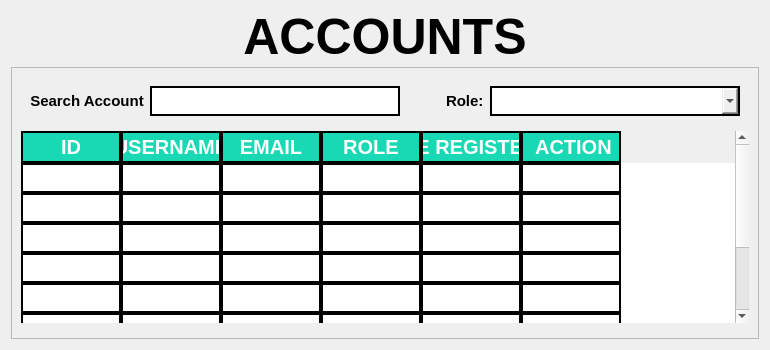
     <widget class="QWidget" name="page_4">
      <layout class="QVBoxLayout" name="verticalLayout_10">
       <item>
        <widget class="QLabel" name="label_23">
         <property name="minimumSize">
          <size>
           <width>0</width>
           <height>50</height>
          </size>
         </property>
         <property name="maximumSize">
          <size>
           <width>16777215</width>
           <height>50</height>
          </size>
         </property>
         <property name="styleSheet">
          <string notr="true">border-color: #E4E4E4;
font-family: Segoe UI;
font-weight: bold;
color: black;
font-size: 50px;
</string>
         </property>
         <property name="text">
          <string>ACCOUNTS</string>
         </property>
         <property name="alignment">
          <set>Qt::AlignCenter</set>
         </property>
        </widget>
       </item>
       <item>
        <widget class="QFrame" name="frame_26">
         <property name="maximumSize">
          <size>
           <width>16777215</width>
           <height>16777215</height>
          </size>
         </property>
         <property name="frameShape">
          <enum>QFrame::StyledPanel</enum>
         </property>
         <property name="frameShadow">
          <enum>QFrame::Raised</enum>
         </property>
         <layout class="QVBoxLayout" name="verticalLayout_9">
          <item>
           <widget class="QFrame" name="frame_29">
            <property name="styleSheet">
             <string notr="true">border-style: none;</string>
            </property>
            <property name="frameShape">
             <enum>QFrame::StyledPanel</enum>
            </property>
            <property name="frameShadow">
             <enum>QFrame::Raised</enum>
            </property>
            <layout class="QHBoxLayout" name="horizontalLayout_18">
             <item>
              <widget class="QPushButton" name="pushButton_20">
               <property name="enabled">
                <bool>false</bool>
               </property>
               <property name="maximumSize">
                <size>
                 <width>145</width>
                 <height>16777215</height>
                </size>
               </property>
               <property name="styleSheet">
                <string notr="true">border-color: white;
border-style: none;
font-family: Segoe UI;
font-weight: bold;
color: black;
font-size: 15px;
</string>
               </property>
               <property name="text">
                <string>Search Account</string>
               </property>
               <property name="icon">
                <iconset>
                 <normaloff>images/ICON_SEARCH.png</normaloff>images/ICON_SEARCH.png</iconset>
               </property>
               <property name="iconSize">
                <size>
                 <width>30</width>
                 <height>30</height>
                </size>
               </property>
              </widget>
             </item>
             <item>
              <widget class="QLineEdit" name="search_account_lineEdit">
               <property name="minimumSize">
                <size>
                 <width>250</width>
                 <height>30</height>
                </size>
               </property>
               <property name="maximumSize">
                <size>
                 <width>250</width>
                 <height>30</height>
                </size>
               </property>
               <property name="focusPolicy">
                <enum>Qt::StrongFocus</enum>
               </property>
               <property name="styleSheet">
                <string notr="true">QLineEdit{
border-style: solid;
border-width: 2px;
border-color: black;
font-family: Segoe UI;
font-weight: bold;
color: black;
font-size: 15px;

}

QLineEdit::hover{
background-color: #efefef;
}</string>
               </property>
              </widget>
             </item>
             <item>
              <spacer name="horizontalSpacer_12">
               <property name="orientation">
                <enum>Qt::Horizontal</enum>
               </property>
               <property name="sizeHint" stdset="0">
                <size>
                 <width>40</width>
                 <height>20</height>
                </size>
               </property>
              </spacer>
             </item>
             <item>
              <widget class="QLabel" name="label">
               <property name="styleSheet">
                <string notr="true">border-color: white;
border-style: none;
font-family: Segoe UI;
font-weight: bold;
color: black;
font-size: 15px;
</string>
               </property>
               <property name="text">
                <string>Role:</string>
               </property>
              </widget>
             </item>
             <item>
              <widget class="QComboBox" name="role_comboBox">
               <property name="minimumSize">
                <size>
                 <width>250</width>
                 <height>30</height>
                </size>
               </property>
               <property name="maximumSize">
                <size>
                 <width>250</width>
                 <height>30</height>
                </size>
               </property>
               <property name="styleSheet">
                <string notr="true">QComboBox{
border-style: solid;
border-width: 2px;
border-color: black;
font-family: Segoe UI;
font-weight: bold;
color: black;
font-size: 15px;

}

QComboBox::hover{
background-color: #efefef;
}</string>
               </property>
              </widget>
             </item>
            </layout>
           </widget>
          </item>
          <item>
           <widget class="QTableWidget" name="account_list_table">
            <property name="focusPolicy">
             <enum>Qt::NoFocus</enum>
            </property>
            <property name="styleSheet">
             <string notr="true">QTableWidget{
background-color: white;
gridline-color: black;
font-family: Segoe UI;
font-weight: bold;
color: black;
font-size: 20px;

	
}
QTableView::item {
border: 2px solid black;
}
QHeaderView::section{
background-color: #18D9B4;
border: 2px solid black;
font: bold 20px Arial, serif;
color: rgb(255, 255, 255);
}
</string>
            </property>
            <property name="frameShape">
             <enum>QFrame::NoFrame</enum>
            </property>
            <property name="frameShadow">
             <enum>QFrame::Sunken</enum>
            </property>
            <property name="horizontalScrollBarPolicy">
             <enum>Qt::ScrollBarAlwaysOff</enum>
            </property>
            <property name="editTriggers">
             <set>QAbstractItemView::NoEditTriggers</set>
            </property>
            <property name="showGrid">
             <bool>false</bool>
            </property>
            <property name="gridStyle">
             <enum>Qt::NoPen</enum>
            </property>
            <property name="wordWrap">
             <bool>false</bool>
            </property>
            <property name="cornerButtonEnabled">
             <bool>false</bool>
            </property>
            <attribute name="verticalHeaderVisible">
             <bool>false</bool>
            </attribute>
            <attribute name="verticalHeaderHighlightSections">
             <bool>true</bool>
            </attribute>
            <row>
             <property name="text">
              <string>New Row</string>
             </property>
            </row>
            <row>
             <property name="text">
              <string>New Row</string>
             </property>
            </row>
            <row>
             <property name="text">
              <string>New Row</string>
             </property>
            </row>
            <row>
             <property name="text">
              <string>New Row</string>
             </property>
            </row>
            <row>
             <property name="text">
              <string>New Row</string>
             </property>
            </row>
            <row>
             <property name="text">
              <string>New Row</string>
             </property>
            </row>
            <row>
             <property name="text">
              <string>New Row</string>
             </property>
            </row>
            <row>
             <property name="text">
              <string>New Row</string>
             </property>
            </row>
            <column>
             <property name="text">
              <string>   ID   </string>
             </property>
            </column>
            <column>
             <property name="text">
              <string>USERNAME</string>
             </property>
            </column>
            <column>
             <property name="text">
              <string>EMAIL</string>
             </property>
            </column>
            <column>
             <property name="text">
              <string>ROLE</string>
             </property>
            </column>
            <column>
             <property name="text">
              <string>DATE REGISTERED</string>
             </property>
            </column>
            <column>
             <property name="text">
              <string>    ACTION   </string>
             </property>
            </column>
           </widget>
          </item>
          <item>
           <widget class="QFrame" name="frame_31">
            <property name="styleSheet">
             <string notr="true">border-style: none;</string>
            </property>
            <property name="frameShape">
             <enum>QFrame::StyledPanel</enum>
            </property>
            <property name="frameShadow">
             <enum>QFrame::Raised</enum>
            </property>
            <layout class="QHBoxLayout" name="horizontalLayout_11">
             <property name="spacing">
              <number>0</number>
             </property>
             <property name="leftMargin">
              <number>0</number>
             </property>
             <property name="topMargin">
              <number>0</number>
             </property>
             <property name="rightMargin">
              <number>0</number>
             </property>
             <property name="bottomMargin">
              <number>0</number>
             </property>
            </layout>
           </widget>
          </item>
         </layout>
        </widget>
       </item>
      </layout>
     </widget>
